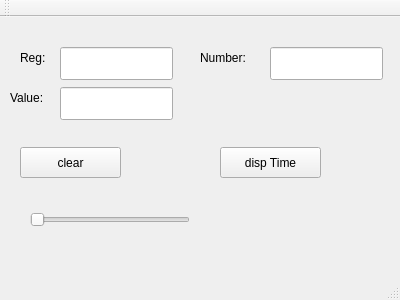
<?xml version="1.0" encoding="UTF-8"?>
<ui version="4.0">
 <class>MainWindow</class>
 <widget class="QMainWindow" name="MainWindow">
  <property name="geometry">
   <rect>
    <x>0</x>
    <y>0</y>
    <width>400</width>
    <height>300</height>
   </rect>
  </property>
  <property name="windowTitle">
   <string>MainWindow</string>
  </property>
  <widget class="QWidget" name="centralWidget">
   <widget class="QLineEdit" name="lineEditValue">
    <property name="geometry">
     <rect>
      <x>60</x>
      <y>70</y>
      <width>113</width>
      <height>33</height>
     </rect>
    </property>
   </widget>
   <widget class="QLineEdit" name="lineEditReg">
    <property name="geometry">
     <rect>
      <x>60</x>
      <y>30</y>
      <width>113</width>
      <height>33</height>
     </rect>
    </property>
   </widget>
   <widget class="QLabel" name="label">
    <property name="geometry">
     <rect>
      <x>10</x>
      <y>70</y>
      <width>68</width>
      <height>21</height>
     </rect>
    </property>
    <property name="text">
     <string>Value:</string>
    </property>
   </widget>
   <widget class="QLabel" name="label_2">
    <property name="geometry">
     <rect>
      <x>20</x>
      <y>30</y>
      <width>68</width>
      <height>21</height>
     </rect>
    </property>
    <property name="text">
     <string>Reg:</string>
    </property>
   </widget>
   <widget class="QPushButton" name="pushButton">
    <property name="geometry">
     <rect>
      <x>20</x>
      <y>130</y>
      <width>101</width>
      <height>31</height>
     </rect>
    </property>
    <property name="text">
     <string>clear</string>
    </property>
   </widget>
   <widget class="QLineEdit" name="lineEditNumber">
    <property name="geometry">
     <rect>
      <x>270</x>
      <y>30</y>
      <width>113</width>
      <height>33</height>
     </rect>
    </property>
   </widget>
   <widget class="QLabel" name="label_3">
    <property name="geometry">
     <rect>
      <x>200</x>
      <y>30</y>
      <width>68</width>
      <height>21</height>
     </rect>
    </property>
    <property name="text">
     <string>Number:</string>
    </property>
   </widget>
   <widget class="QSlider" name="horizontalSlider">
    <property name="geometry">
     <rect>
      <x>30</x>
      <y>190</y>
      <width>160</width>
      <height>26</height>
     </rect>
    </property>
    <property name="maximum">
     <number>250</number>
    </property>
    <property name="orientation">
     <enum>Qt::Horizontal</enum>
    </property>
   </widget>
   <widget class="QPushButton" name="pushButtonDispTime">
    <property name="geometry">
     <rect>
      <x>220</x>
      <y>130</y>
      <width>101</width>
      <height>31</height>
     </rect>
    </property>
    <property name="text">
     <string>disp Time</string>
    </property>
   </widget>
  </widget>
  <widget class="QMenuBar" name="menuBar">
   <property name="geometry">
    <rect>
     <x>0</x>
     <y>0</y>
     <width>400</width>
     <height>27</height>
    </rect>
   </property>
  </widget>
  <widget class="QToolBar" name="mainToolBar">
   <attribute name="toolBarArea">
    <enum>TopToolBarArea</enum>
   </attribute>
   <attribute name="toolBarBreak">
    <bool>false</bool>
   </attribute>
  </widget>
  <widget class="QStatusBar" name="statusBar"/>
 </widget>
 <layoutdefault spacing="6" margin="11"/>
 <resources/>
 <connections/>
</ui>
